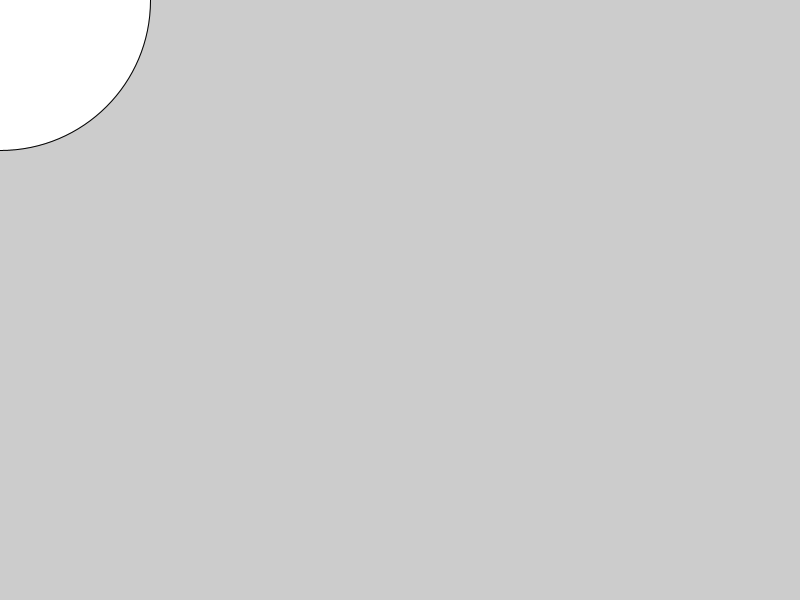
Frame 1 (no input)
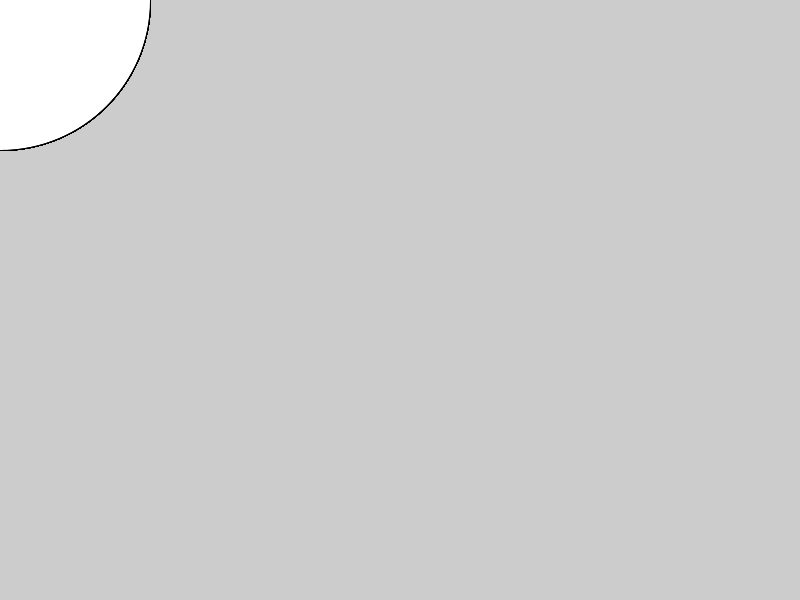
Frame 60 (the mouse pressed at the canvas centre just before this capture)
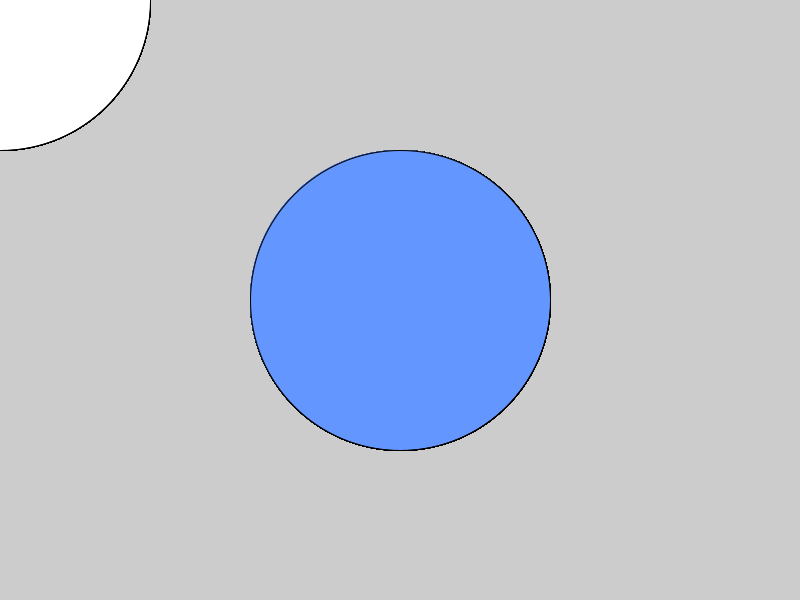
Frame 120 (the mouse held since frame 60 and released just before this capture)

The Processing sketch that drew these frames (run headless with seeded random() and noise(); from frame 60 on, the mouse is pressed at the canvas centre):

// Processing sketch: processing_159013
// ── processing_159013.pde

void setup(){
  size(800,600);
  smooth();
  noCursor();
}
void draw() {
  if (mousePressed) {
    fill(100,150,255);
  } else {
    fill(255);
  }
  ellipse(mouseX, mouseY, 300,300);
}
